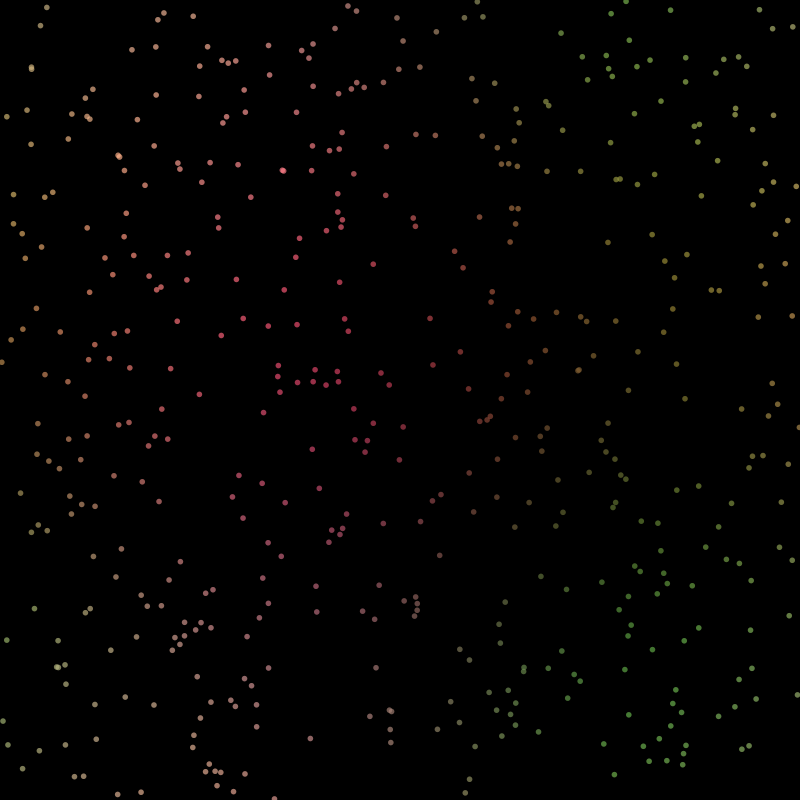
Frame 1 (no input)
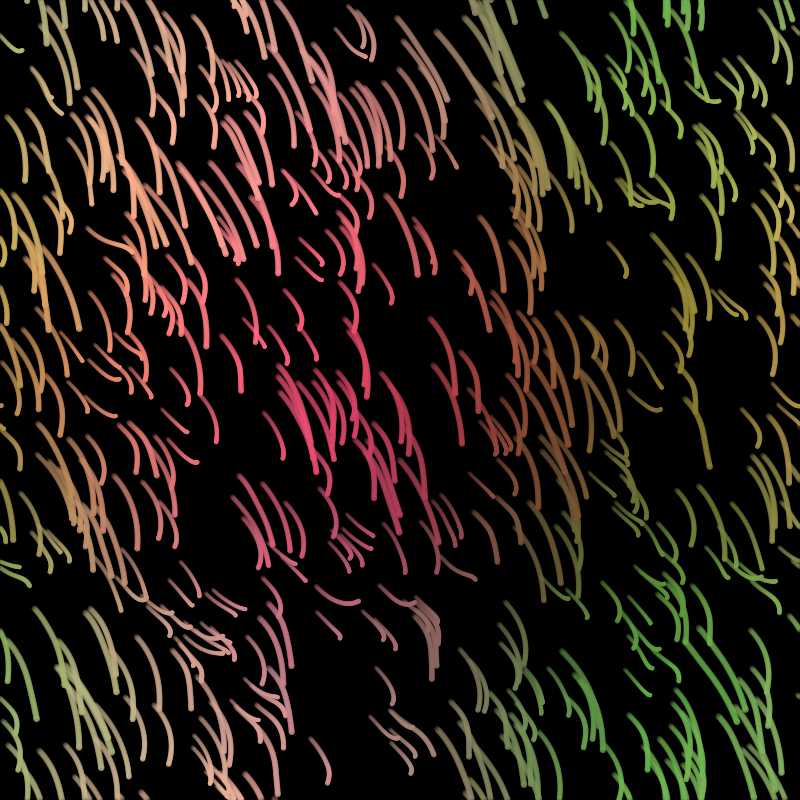
Frame 60 (the mouse pressed at the canvas centre just before this capture)
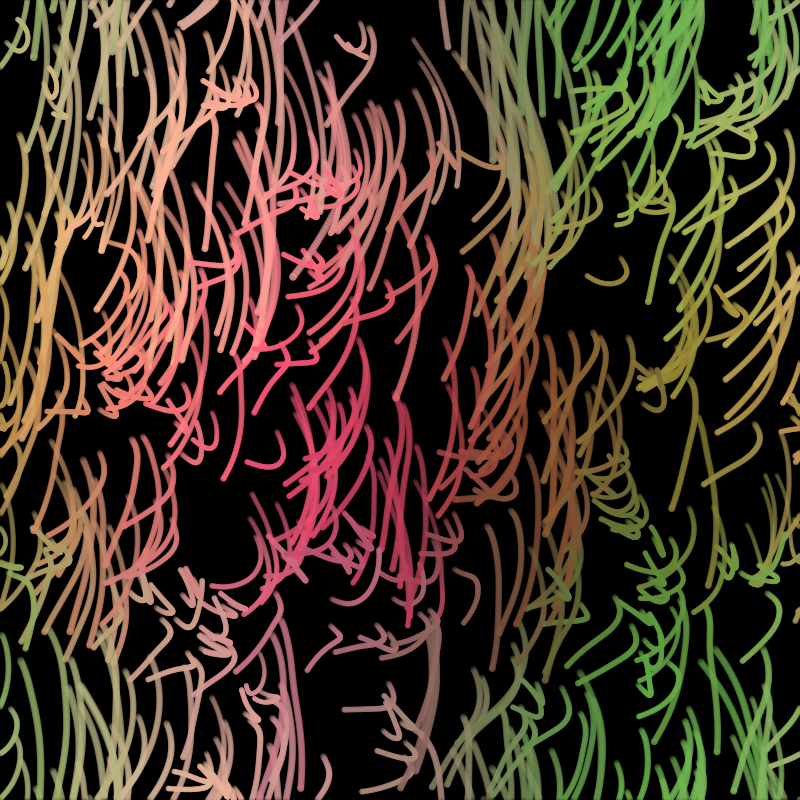
Frame 120 (the mouse held since frame 60 and released just before this capture)

The Processing sketch that drew these frames (run headless with seeded random() and noise(); from frame 60 on, the mouse is pressed at the canvas centre):

// Processing sketch: chatGPTart9
// ── chatGPTart9.pde
// Tweakable parameters
int numParticles = 500;         // Number of particles
float baseParticleSize = 4.0;   // Base size of each particle
float speed = 1.2;              // Reduced speed of particle movement for thicker trails
float attractionStrength = 0.01; // Attraction towards the center
float repulsionStrength = 0.1;  // Repulsion force between particles
float forceFactor = 1.5;        // Factor for the effect of forces
float trailLength = 100;        // Maximum length of the particle trail
float backgroundAlpha = 10;     // Background fading alpha
float noiseStrength = 0.02;     // Noise applied to movement
boolean interactive = true;     // Toggle interaction with mouse

ArrayList<Particle> particles;
float maskOffsetX = 0;          // Horizontal offset for color mask animation
float maskOffsetY = 0;          // Vertical offset for color mask animation

void setup() {
  size(800, 800);
  noStroke();
  smooth();
  particles = new ArrayList<Particle>();
  // Create particles at random positions
  for (int i = 0; i < numParticles; i++) {
    particles.add(new Particle(random(width), random(height)));
  }
}

void draw() {
  // Draw the background without the color mask
  background(0, backgroundAlpha);

  // Update the color mask to morph it faster
  updateColorMask();

  // Temporary list to hold new trail particles
  ArrayList<Particle> newParticles = new ArrayList<Particle>();

  // Update and display each particle
  for (Particle p : particles) {
    p.applyForces();
    p.update();
    p.display();

    // Add trail particles to the temporary list
    if (p.isTrailParticle) {
      newParticles.add(p);
    }
  }

  // Add all new trail particles to the main list after the loop is done
  particles.addAll(newParticles);
}

// Function to apply the evolving color mask to the particle
int applyColorMask(float x, float y) {
  float maskX = (x + maskOffsetX) / width;
  float maskY = (y + maskOffsetY) / height;

  // Using a warm, smooth palette with subtle transitions
  float r = (sin(maskX * TWO_PI + maskOffsetX * 0.1) * 60 + 180) + (sin(maskY * TWO_PI + maskOffsetY * 0.1) * 30);
  float g = (cos(maskY * TWO_PI + maskOffsetY * 0.2) * 40 + 140) + (cos(maskX * TWO_PI + maskOffsetX * 0.15) * 40);
  float b = (sin(maskX * TWO_PI + maskOffsetY * 0.3) * 40 + 100) + (cos(maskY * TWO_PI + maskOffsetX * 0.25) * 20);

  // Keeping the values within range, but leaning towards warm tones
  r = constrain(r, 0, 255);
  g = constrain(g, 50, 180); // Slightly toned-down green for balance
  b = constrain(b, 50, 150); // Softer blues

  return color(r, g, b, 150); // Soft colors for particle interaction
}

// Particle class definition
class Particle {
  PVector position;
  PVector velocity;
  PVector acceleration;
  int col; // Use int type for color (initial particle color)
  ArrayList<PVector> trail;
  float sizeFactor = 1.0; // Dynamically adjusted size factor
  float trailAge = 0;     // Age of the trail (used to manage fading)
  boolean isTrailParticle; // Flag to distinguish trail particles from the parent

  Particle(float x, float y) {
    position = new PVector(x, y);
    velocity = PVector.fromAngle(PI / 4); // All particles move in the same general direction
    velocity.mult(speed);
    acceleration = new PVector(0, 0);
    col = applyColorMask(x, y); // Store initial color when the particle is created
    trail = new ArrayList<PVector>();
    isTrailParticle = false; // Default is to be a parent particle
  }

  // Apply forces to the parent particle
  void applyForces() {
    if (!isTrailParticle) { // Only apply forces to the main particle
      // Attraction to the center of the screen
      PVector center = new PVector(width / 2, height / 2);
      PVector towardsCenter = PVector.sub(center, position);
      float distance = towardsCenter.mag();
      towardsCenter.normalize();
      float strength = attractionStrength / (distance + 1); // Distance affects attraction
      towardsCenter.mult(strength);
      acceleration.add(towardsCenter);

      // Repulsion between particles (to avoid clumping)
      for (Particle p : particles) {
        if (p != this && !p.isTrailParticle) {
          PVector force = PVector.sub(p.position, position);
          float dist = force.mag();
          if (dist < 100) {  // Only apply repulsion when particles are close
            force.normalize();
            force.mult(repulsionStrength / (dist * dist)); // Stronger at closer distances
            acceleration.sub(force);
          }
        }
      }

      // Add random noise to create swirling motion
      float angle = noise(position.x * noiseStrength, position.y * noiseStrength) * TWO_PI;
      PVector noiseForce = PVector.fromAngle(angle).mult(noiseStrength);
      acceleration.add(noiseForce);

      // Apply mouse interaction if enabled
      if (interactive) {
        PVector mousePos = new PVector(mouseX, mouseY);
        PVector mouseForce = PVector.sub(mousePos, position);
        float distanceToMouse = mouseForce.mag();
        mouseForce.normalize();
        mouseForce.mult(0.1 / (distanceToMouse + 1)); // Weak attraction/repulsion to mouse
        acceleration.add(mouseForce);
      }

      // Apply the final velocity and limit it to avoid excessive speed
      velocity.add(acceleration);
      velocity.limit(3); // Reduced velocity for thicker trails

      // Adjust size factor based on the velocity of the particle
      sizeFactor = map(velocity.mag(), 0, 3, 1.0, 2.0);  // Increase size as speed increases
    }
  }

  // Update the particle's position
  void update() {
    position.add(velocity);
    acceleration.mult(0);  // Reset acceleration after each frame

    // Keep particle inside the window (wrap around edges)
    if (position.x < 0) position.x = width;
    if (position.x > width) position.x = 0;
    if (position.y < 0) position.y = height;
    if (position.y > height) position.y = 0;

    // Add the current position to the trail and manage trail age
    if (!isTrailParticle) { // Only parent particles create trails
      trail.add(new PVector(position.x, position.y));
      trailAge += 1; // Increase trail age over time
      if (trail.size() > trailLength) {
        trail.remove(0);  // Maintain trail length
      }

      // Create trail particles with a slight offset to create the trailing effect
      Particle trailParticle = new Particle(position.x, position.y);
      trailParticle.isTrailParticle = true;  // Mark this as a trail particle
      trailParticle.col = col;              // Keep the same color
      trailParticle.sizeFactor = 0.5;       // Smaller size for trail
      // No need to add trail particles to the list yet, we'll do this later
    }
  }

  // Display the particle and its trail
  void display() {
    // Draw the trail with fading effect, using the particle's initial color
    for (int i = 0; i < trail.size(); i++) {
      PVector p = trail.get(i);
      float alpha = map(i, 0, trail.size(), 100, 255); // Fade out effect
      fill(col, alpha);
      ellipse(p.x, p.y, baseParticleSize * sizeFactor, baseParticleSize * sizeFactor); // Dynamic size
    }

    // Draw the particle itself with its color and dynamic size
    fill(col);
    ellipse(position.x, position.y, baseParticleSize * sizeFactor, baseParticleSize * sizeFactor);
  }
}

// Update the background color mask (animated gradient)
void updateColorMask() {
  maskOffsetX += 0.02;  // Increased speed of the color mask animation for quicker changes
  maskOffsetY += 0.02;  // Increased speed of the color mask animation for quicker changes
}
